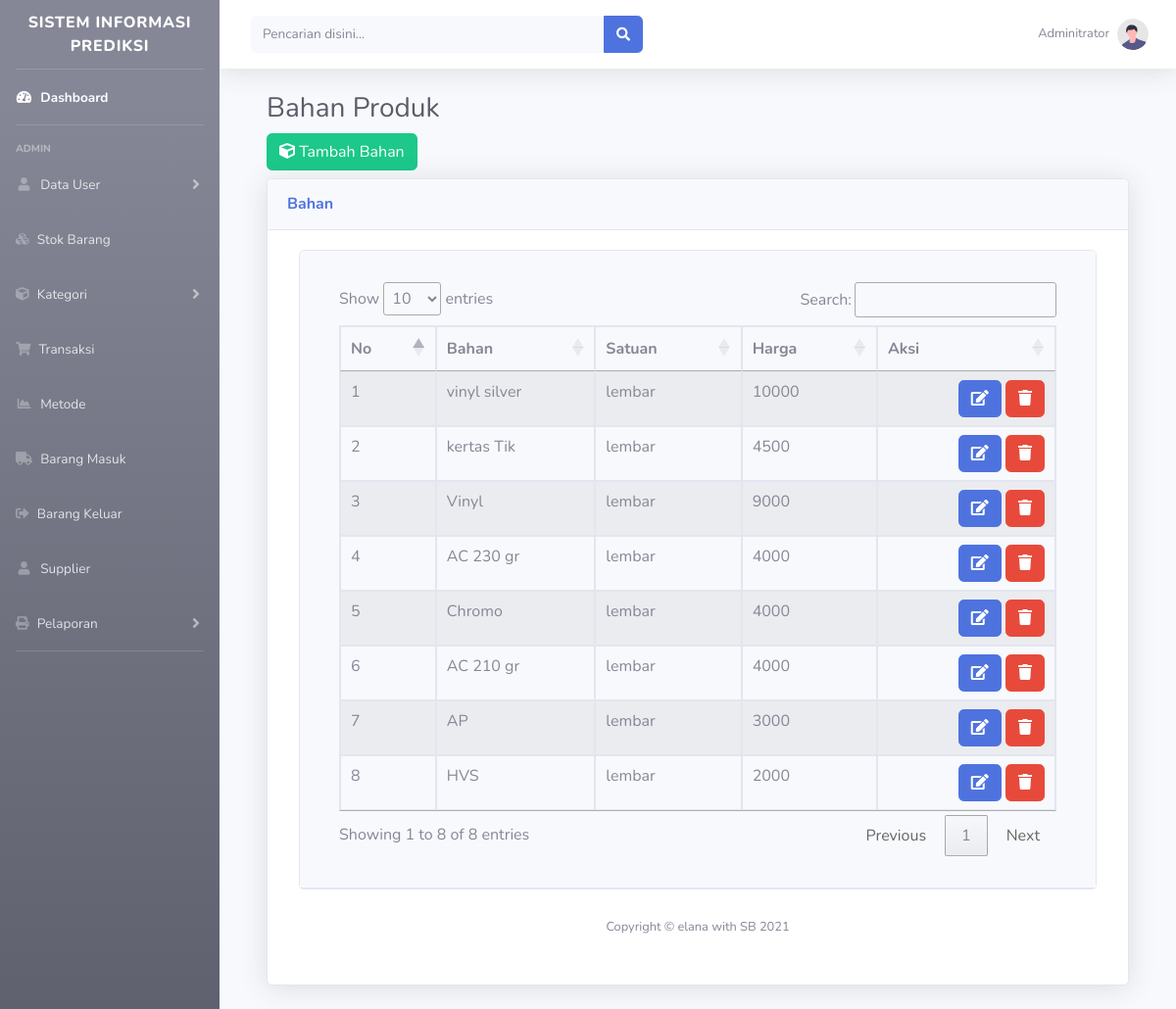
The page /?halaman=bahan (signed in) on the database its author committed.
### tables this page shows
CREATE TABLE `bahan` (
  `id` int(11) NOT NULL,
  `nama_bahan` varchar(20) NOT NULL,
  `satuan` varchar(11) NOT NULL,
  `harga` int(11) NOT NULL
);

### page/bahan/index_bahan.php (the view, shortened to what this page needs)
<div class="container-fluid">
    <h1 class="h3 mb-2 text-gray-800"> Bahan Produk</h1>
    <div class="box-header">
        <h3 class="box-title"><span class="pull-right"><a href="?halaman=bahan&aksi=tambah" class="btn btn-success"><i class="fa fa-cube"></i> Tambah Bahan</a></span></h3>
        <div class="card shadow mb-4">
            <div class="card-header py-3">
                <h6 class="m-0 font-weight-bold text-primary">Bahan</h6>
            </div>
            <div class="card-body">
                <div class="col-lg-12">
                    <div class="box box-primary">
                        <div class="row">
                            <div class="col-12">
                                <div class="card">
                                    <div class="card-header">
                                        <div class="card-body">
                                            <div class="table-responsive">
                                                <table id="example1" class="table table-bordered table-striped">
                                                    <thead>
                                                        <tr>
                                                            <th>No</th>
                                                            <th>Bahan</th>
                                                            <th>Satuan</th>
                                                            <th>Harga</th>
                                                            <th>Aksi</th>
                                                        </tr>
                                                    </thead>
                                                    <tbody>
                                                        <?php $query = mysqli_query($conn, "SELECT * from bahan order by id desc");
                                                        $no = 1; ?>
                                                        <?php
                                                        foreach ($query as $row) :
                                                        ?>
                                                            <tr>
                                                                <td><?php echo $no++; ?></td>
                                                                <td><?php echo $row['nama_bahan']; ?></td>
                                                                <td><?php echo $row['satuan']; ?></td>
                                                                <td><?php echo $row['harga']; ?></td>
                                                                <td>
                                                                    <span class="float-right">
                                                                        <a href="?halaman=bahan&aksi=edit&id=<?= $row['id'] ?>" class="btn btn-primary"><i class="fa fa-edit"></i></a>
                                                                        <a href="?halaman=bahan&aksi=delete&id=<?= $row['id'] ?>" class="btn btn-danger" onclick="return confirm('Apakah data akan dihapus?')"><i class="fa fa-trash"></i></a>
                                                                    </span>
                                                                </td>
                                                            </tr>
                                                        <?php endforeach ?>
                                                    </tbody>
                                                </table>
                                            </div>
                                        </div>
                                    </div>
                                </div>
                            </div>
                        </div>

### index.php (shortened to what this page needs)
<?php
include 'config/connection.php';
?>
<!DOCTYPE html>
<html lang="en">
<head>
    <link href="assets/vendor/fontawesome-free/css/all.min.css" rel="stylesheet" type="text/css">
    <link rel="stylesheet" type="text/css" href="//cdn.datatables.net/1.10.24/css/jquery.dataTables.min.css">
    <link href="assets/css/sb-admin-2.min.css" rel="stylesheet">
</head>
<body id="page-top">
    <div id="wrapper">
        <ul class="navbar-nav bg-gradient-secondary sidebar sidebar-dark accordion" id="accordionSidebar">
            <a class="sidebar-brand d-flex align-items-center justify-content-center" href="index.php">
                <div class="admin-brand-content font-secondary">SISTEM INFORMASI PREDIKSI</div>
            </a>
            <hr class="sidebar-divider my-0">
            <li class="nav-item active">
                <a class="nav-link" href="index.php">
                    <i class="fas fa-fw fa-tachometer-alt"></i>
                    <span>Dashboard </span></a>
            </li>
            <hr class="sidebar-divider">
            <div class="sidebar-heading">
                Admin
            </div>
            <li class="nav-item">
                <a class="nav-link collapsed" href="#" data-toggle="collapse" data-target="#collapsePages" aria-expanded="true" aria-controls="collapsePages">
                    <i class="fas fa-fw fa-user"></i>
                    <span>Data User </span>
                </a>
            </li>
            <li class="nav-item">
                <a class="nav-link" href="?halaman=stok">
                    <i class="fa fa-cubes" aria-hidden="true"></i>
                    <span>Stok Barang</span></a>
            </li>
            <li class="nav-item">
                <a class="nav-link collapsed" href="#" data-toggle="collapse" data-target="#collapseTwo" aria-expanded="true" aria-controls="collapseTwo">
                    <i class="fa fa-cube"></i>
                    <span>Kategori</span>
                </a>
            </li>
            <li class="nav-item">
                <a class="nav-link" href="?halaman=stok">
                    <i class="fa fa-shopping-cart" aria-hidden="true"></i>
                    <span>Transaksi</span></a>
            </li>
            <li class="nav-item">
                <a class="nav-link" href="404.html">
                    <i class="fas fa-fw fa-chart-area"></i>
                    <span>Metode</span></a>
            </li>
            <li class="nav-item">
                <a class="nav-link" href="?halaman=barang_masuk">
                    <i class="fa fa-truck" aria-hidden="true"></i>
                    <span>Barang Masuk</span></a>
            </li>
            <li class="nav-item">
                <a class="nav-link" href="?halaman=barang_keluar">
                    <i class="fas fa-sign-out-alt" aria-hidden="true"></i>
                    <span>Barang Keluar</span></a>
            </li>
            <li class="nav-item">
                <a class="nav-link" href="?halaman=supplier">
                    <i class="fas fa-fw fa-user" aria-hidden="true"></i>
                    <span>Supplier</span></a>
            </li>
            <li class="nav-item">
                <a class="nav-link collapsed" href="#" data-toggle="collapse" data-target="#collapseUtilities" aria-expanded="true" aria-controls="collapseUtilities">
                    <i class="fa fa-print" aria-hidden="true"></i>
                    <span>Pelaporan</span>
                </a>
            </li>
            <hr class="sidebar-divider d-none d-md-block">
        </ul>
        <div id="content-wrapper" class="d-flex flex-column">
            <div id="content">
                <nav class="navbar navbar-expand navbar-light bg-white topbar mb-4 static-top shadow">
                    <form class="d-none d-sm-inline-block form-inline mr-auto ml-md-3 my-2 my-md-0 mw-100 navbar-search">
                        <div class="input-group">
                            <input type="text" class="form-control bg-light border-0 small" placeholder="Pencarian disini..." aria-label="Search" aria-describedby="basic-addon2">
                            <div class="input-group-append">
                                <button class="btn btn-primary" type="button">
                                    <i class="fas fa-search fa-sm"></i>
                                </button>
                            </div>
                        </div>
                    </form>
                    <ul class="navbar-nav ml-auto">
                        <li class="nav-item dropdown no-arrow">
                            <a class="nav-link dropdown-toggle" href="#" id="userDropdown" role="button" data-toggle="dropdown" aria-haspopup="true" aria-expanded="false">
                                <span class="mr-2 d-none d-lg-inline text-gray-600 small">Adminitrator</span>
                                <img class="img-profile rounded-circle" src="assets/img/undraw_profile.svg">
                            </a>
                        </li>
                    </ul>
                </nav>
                <div class="container-fluid">
                    <?php
                    $page = @$_GET['halaman'];
                    $aksi = @$_GET['aksi'];
                    $page = strtolower($page);
                    switch ($page) {
                        case 'bahan':
                            if ($aksi == "tambah") {
                                include 'page/bahan/create_bahan.php';
                            } elseif ($aksi == "edit") {
                                include 'page/bahan/edit_bahan.php';
                            } elseif ($aksi == "delete") {
                                include 'page/bahan/delete_bahan.php';
                            } else {
                                include 'page/bahan/index_bahan.php';
                            }
                            break;
                    }
                    ?>
                </div>
                <footer class="sticky-footer bg-white">
                    <div class="container my-auto">
                        <div class="copyright text-center my-auto">
                            <span>Copyright &copy; elana with SB <?= date("Y") ?></span>
                        </div>
                    </div>
                </footer>
            </div>
        </div>
</body>
</html>

### rows shown on the page
bahan: nama_bahan "vinyl silver", satuan "lembar", harga "10000"
bahan: nama_bahan "kertas Tik", satuan "lembar", harga "4500"
bahan: nama_bahan "Vinyl", satuan "lembar", harga "9000"
bahan: nama_bahan "AC 230 gr", satuan "lembar", harga "4000"
bahan: nama_bahan "Chromo", satuan "lembar", harga "4000"
bahan: nama_bahan "AC 210 gr", satuan "lembar", harga "4000"
bahan: nama_bahan "AP", satuan "lembar", harga "3000"
bahan: nama_bahan "HVS", satuan "lembar", harga "2000"
